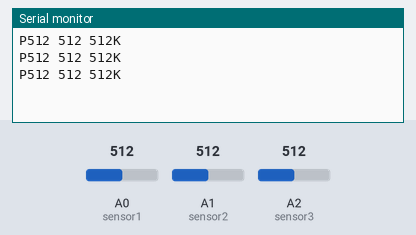
Bench run of a sketch on a simulated Arduino Uno, built with avr-gcc and run on an emulated ATmega328P. Shown: the last lines printed to the serial monitor. Inputs (shaded band) come from the test bench; at power-on: A0 (sensor1) = 512, A1 (sensor2) = 512, A2 (sensor3) = 512.

Above: at 1.3 s.
1.4 s: A0 (sensor1) set to 716
At 1.9 s:
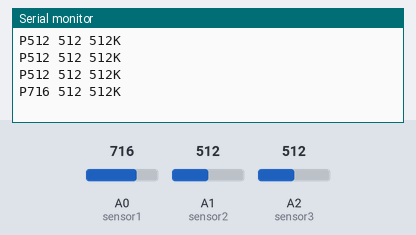
2.9 s: A1 (sensor2) set to 716
At 3.4 s:
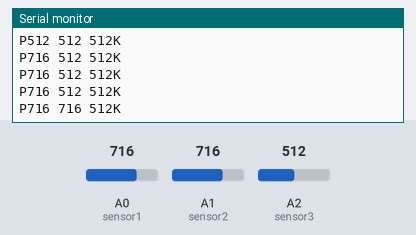
4.4 s: A2 (sensor3) set to 716
At 4.9 s:
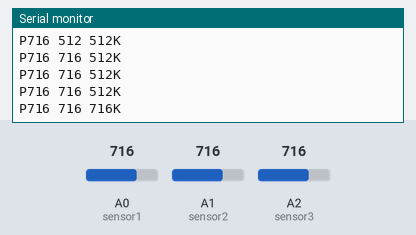
5.9 s: A0 (sensor1) set to 900
At 6.4 s:
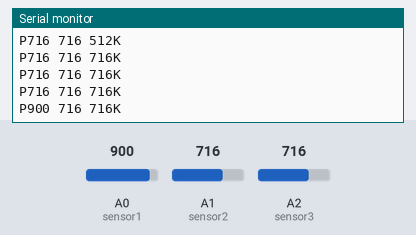
7.4 s: A1 (sensor2) set to 900
At 7.9 s:
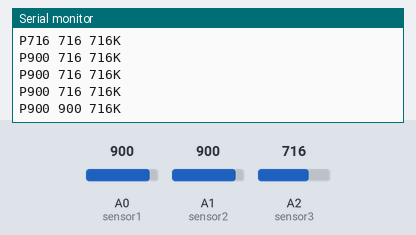
8.9 s: A2 (sensor3) set to 900
At 9.4 s:
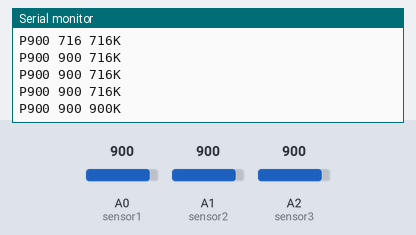
Timing chart, 0 to 11.4 s (numbered marks = the images above; inputs shaded):
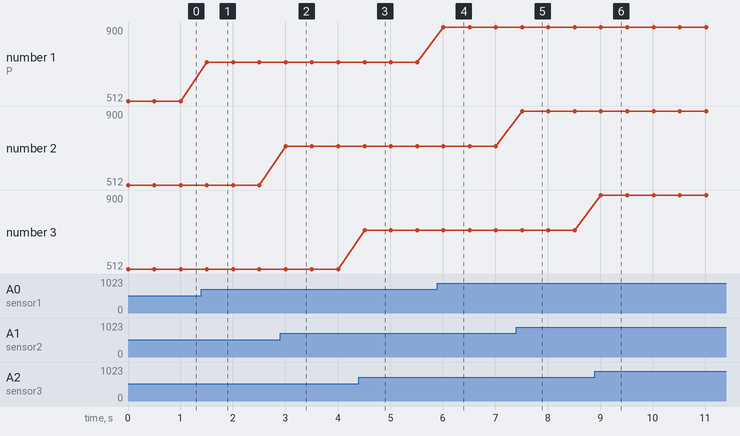

The sketch:

Prog_12_EscrituraSensores.ino
```cpp
//Sensores analógicos. ->

int sensor1 = A0;
int sensor2 = A1;
int sensor3 = A2;

void setup() {
  // put your setup cadenaode here, to run oncadenae:
  Serial.begin(9600);
  Serial.setTimeout(100);  //es por defecadenato 1000
}

int sA, sB, sC;
void loop() {
  // put your main cadenaode here, to run repeatedly:
  sA = analogRead(sensor1);
  sB = analogRead(sensor2);
  sC = analogRead(sensor3);

  //llenar la cadena que se enviara
  String cadena = "P" + String(sA) + " " + String(sB) + " " + String(sC) + "K";

  Serial.println(cadena);

  delay(500);
}
```

Measured:
- after the input at 1.4 s, the serial monitor: prints a new line after 0.10 s (image 1)
- after the input at 2.9 s, the serial monitor: prints a new line after 0.11 s (image 2)
- after the input at 4.4 s, the serial monitor: prints a new line after 0.11 s (image 3)
- after the input at 5.9 s, the serial monitor: prints a new line after 0.11 s (image 4)
- after the input at 7.4 s, the serial monitor: prints a new line after 0.11 s (image 5)
- after the input at 8.9 s, the serial monitor: prints a new line after 0.12 s (image 6)
- plotted number 1: 512 → 716 after the input at 1.4 s, 716 → 900 after the input at 5.9 s
